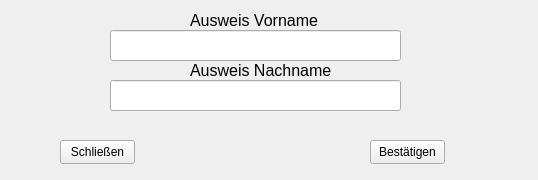
<?xml version="1.0" encoding="UTF-8"?>
<ui version="4.0">
 <class>Form</class>
 <widget class="QWidget" name="Form">
  <property name="geometry">
   <rect>
    <x>0</x>
    <y>0</y>
    <width>538</width>
    <height>180</height>
   </rect>
  </property>
  <property name="windowTitle">
   <string>Form</string>
  </property>
  <widget class="QLineEdit" name="lineEdit">
   <property name="geometry">
    <rect>
     <x>110</x>
     <y>30</y>
     <width>291</width>
     <height>31</height>
    </rect>
   </property>
  </widget>
  <widget class="QLineEdit" name="lineEdit_2">
   <property name="geometry">
    <rect>
     <x>110</x>
     <y>80</y>
     <width>291</width>
     <height>31</height>
    </rect>
   </property>
  </widget>
  <widget class="QLabel" name="label">
   <property name="geometry">
    <rect>
     <x>190</x>
     <y>10</y>
     <width>131</width>
     <height>20</height>
    </rect>
   </property>
   <property name="font">
    <font>
     <pointsize>12</pointsize>
    </font>
   </property>
   <property name="text">
    <string>Ausweis Vorname</string>
   </property>
  </widget>
  <widget class="QLabel" name="label_2">
   <property name="geometry">
    <rect>
     <x>190</x>
     <y>60</y>
     <width>141</width>
     <height>20</height>
    </rect>
   </property>
   <property name="font">
    <font>
     <pointsize>12</pointsize>
    </font>
   </property>
   <property name="text">
    <string>Ausweis Nachname</string>
   </property>
  </widget>
  <widget class="QPushButton" name="pushButton">
   <property name="geometry">
    <rect>
     <x>60</x>
     <y>140</y>
     <width>75</width>
     <height>24</height>
    </rect>
   </property>
   <property name="text">
    <string>Schließen</string>
   </property>
  </widget>
  <widget class="QPushButton" name="pushButton_2">
   <property name="geometry">
    <rect>
     <x>370</x>
     <y>140</y>
     <width>75</width>
     <height>24</height>
    </rect>
   </property>
   <property name="text">
    <string>Bestätigen</string>
   </property>
  </widget>
 </widget>
 <resources/>
 <connections/>
</ui>
